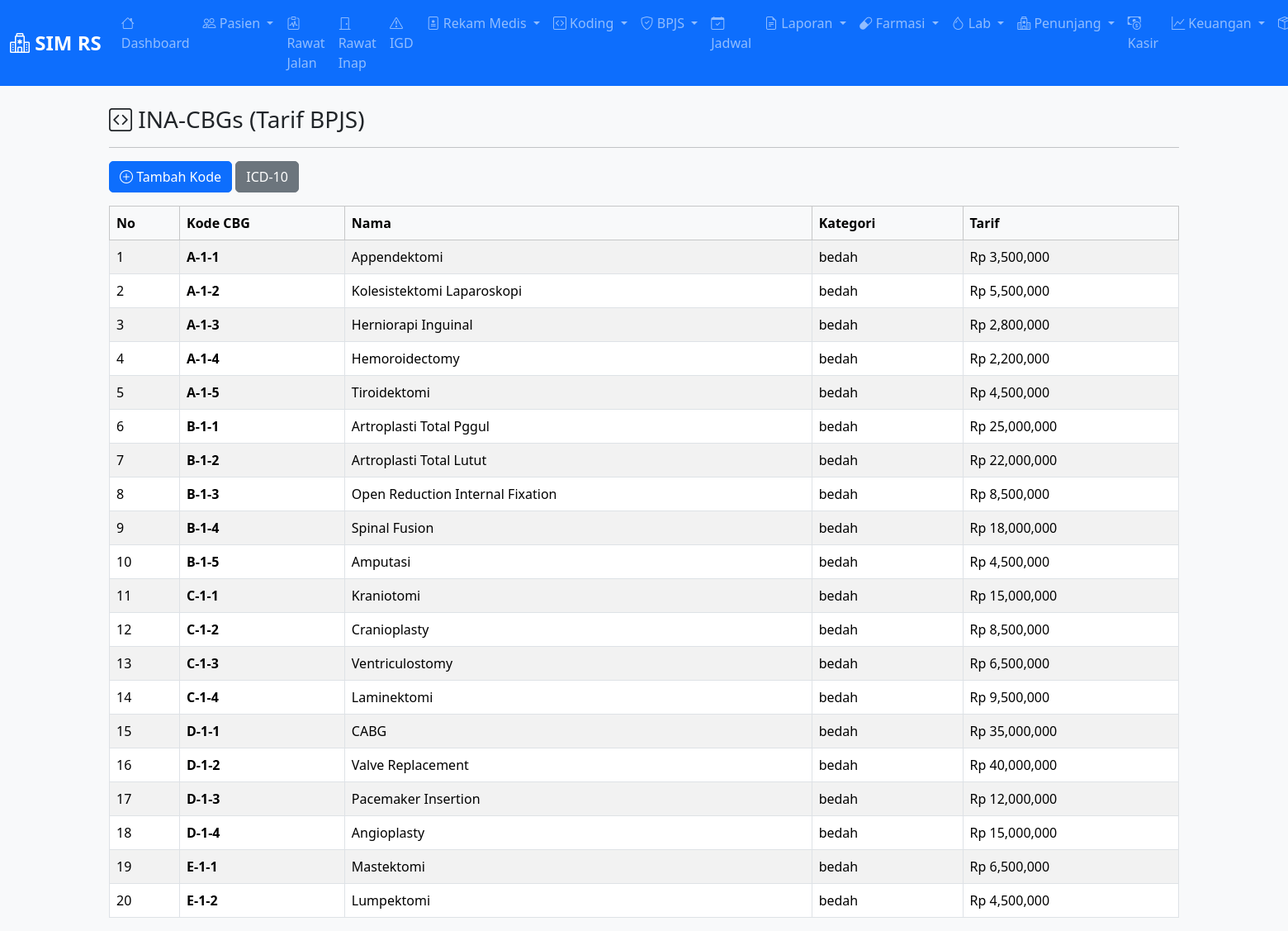
The app's page /koding/inacbgs (signed in) with its own data.
### app/models.py (models this page shows, shortened)
class INACBGs(db.Model):
    __tablename__ = 'inacbgs'
    id = db.Column(db.Integer, primary_key=True)
    kode_cbg = db.Column(db.String(20), unique=True, nullable=False)
    nama_cbg = db.Column(db.String(250), nullable=False)
    tarif = db.Column(db.Numeric(15, 2), default=0)
    kategori = db.Column(db.String(50))  # bedah, non-bedah, k煽ong, ibu
    sub_kategori = db.Column(db.String(50))
    aktif = db.Column(db.Boolean, default=True)

### app/routes/koding.py (the view)
@koding_bp.route('/inacbgs')
@login_required
def inacbgs_list():
    page = request.args.get('page', 1, type=int)
    per_page = 20
    search = request.args.get('search', '')
    kategori = request.args.get('kategori', '')
    query = INACBGs.query.filter_by(aktif=True)
    if search:
        query = query.filter(
            (INACBGs.kode_cbg.like(f'%{search}%')) |
            (INACBGs.nama_cbg.like(f'%{search}%'))
        )
    if kategori:
        query = query.filter_by(kategori=kategori)
    pagination = query.order_by(INACBGs.kode_cbg).paginate(page=page, per_page=per_page, error_out=False)
    return render_template('koding/inacbgs_list.html',
                         inacbgs_list=pagination.items,
                         pagination=pagination,
                         search=search,
                         kategori=kategori)

### app/models.py (called while the page is built)
@login_manager.user_loader
def load_user(user_id):
    return User.query.get(int(user_id))

### app/templates/koding/inacbgs_list.html (shortened to what this page needs)
{% extends "layouts/base.html" %}
{% block content %}
<div class="row">
    <div class="col-12">
        <h3><i class="bi bi-code-square"></i> INA-CBGs (Tarif BPJS)</h3>
        <hr>
    </div>
</div>
<div class="row mb-3">
    <div class="col-md-6">
        <a href="{{ url_for('koding.inacbgs_baru') }}" class="btn btn-primary">
            <i class="bi bi-plus-circle"></i> Tambah Kode
        </a>
        <a href="{{ url_for('koding.index') }}" class="btn btn-secondary">
            ICD-10
        </a>
    </div>
</div>
<div class="table-responsive">
    <table class="table table-bordered table-striped">
        <thead class="table-light">
            <tr>
                <th>No</th>
                <th>Kode CBG</th>
                <th>Nama</th>
                <th>Kategori</th>
                <th>Tarif</th>
            </tr>
        </thead>
        <tbody>
            {% for inac in inacbgs_list %}
            <tr>
                <td>{{ loop.index }}</td>
                <td><strong>{{ inac.kode_cbg }}</strong></td>
                <td>{{ inac.nama_cbg }}</td>
                <td>{{ inac.kategori }}</td>
                <td>Rp {{ "{:,.0f}".format(inac.tarif or 0) }}</td>
            </tr>
            {% else %}
            <tr>
                <td colspan="5" class="text-center">Belum ada kode INA-CBGs</td>
            </tr>
            {% endfor %}
        </tbody>
    </table>
</div>
{% endblock %}

### app/static/css/style.css (style rules this page uses)
:root { --primary-color: #0d6efd; --secondary-color: #6c757d; }
body { font-family: 'Segoe UI', Tahoma, Geneva, Verdana, sans-serif; background-color: #f8f9fa; }
.table th { background-color: #f8f9fa; font-weight: 600; border-top: none; }
.btn { border-radius: 5px; }

### records on screen
INACBGs: kode_cbg "A-1-1", nama_cbg "Appendektomi", kategori "bedah", tarif "3,500,000"
INACBGs: kode_cbg "A-1-2", nama_cbg "Kolesistektomi Laparoskopi", kategori "bedah", tarif "5,500,000"
INACBGs: kode_cbg "A-1-3", nama_cbg "Herniorapi Inguinal", kategori "bedah", tarif "2,800,000"
INACBGs: kode_cbg "A-1-4", nama_cbg "Hemoroidectomy", kategori "bedah", tarif "2,200,000"
INACBGs: kode_cbg "A-1-5", nama_cbg "Tiroidektomi", kategori "bedah", tarif "4,500,000"
INACBGs: kode_cbg "B-1-1", nama_cbg "Artroplasti Total Pggul", kategori "bedah", tarif "25,000,000"
INACBGs: kode_cbg "B-1-2", nama_cbg "Artroplasti Total Lutut", kategori "bedah", tarif "22,000,000"
INACBGs: kode_cbg "B-1-3", nama_cbg "Open Reduction Internal Fixation", kategori "bedah", tarif "8,500,000"
INACBGs: kode_cbg "B-1-4", nama_cbg "Spinal Fusion", kategori "bedah", tarif "18,000,000"
INACBGs: kode_cbg "B-1-5", nama_cbg "Amputasi", kategori "bedah", tarif "4,500,000"
INACBGs: kode_cbg "C-1-1", nama_cbg "Kraniotomi", kategori "bedah", tarif "15,000,000"
INACBGs: kode_cbg "C-1-2", nama_cbg "Cranioplasty", kategori "bedah", tarif "8,500,000"
INACBGs: kode_cbg "C-1-3", nama_cbg "Ventriculostomy", kategori "bedah", tarif "6,500,000"
INACBGs: kode_cbg "C-1-4", nama_cbg "Laminektomi", kategori "bedah", tarif "9,500,000"
INACBGs: kode_cbg "D-1-1", nama_cbg "CABG", kategori "bedah", tarif "35,000,000"
INACBGs: kode_cbg "D-1-2", nama_cbg "Valve Replacement", kategori "bedah", tarif "40,000,000"
INACBGs: kode_cbg "D-1-3", nama_cbg "Pacemaker Insertion", kategori "bedah", tarif "12,000,000"
INACBGs: kode_cbg "D-1-4", nama_cbg "Angioplasty", kategori "bedah", tarif "15,000,000"
INACBGs: kode_cbg "E-1-1", nama_cbg "Mastektomi", kategori "bedah", tarif "6,500,000"
INACBGs: kode_cbg "E-1-2", nama_cbg "Lumpektomi", kategori "bedah", tarif "4,500,000"
